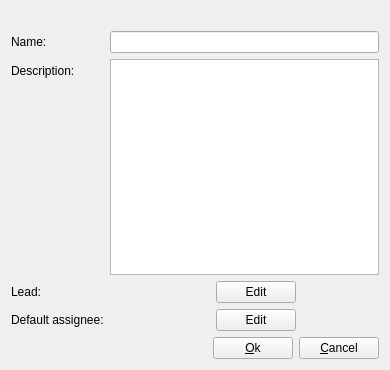
<?xml version="1.0" encoding="UTF-8"?>
<ui version="4.0">
 <class>component</class>
 <widget class="QWidget" name="component">
  <property name="windowModality">
   <enum>Qt::WindowModal</enum>
  </property>
  <property name="geometry">
   <rect>
    <x>0</x>
    <y>0</y>
    <width>390</width>
    <height>370</height>
   </rect>
  </property>
  <property name="windowTitle">
   <string>Form</string>
  </property>
  <layout class="QFormLayout" name="formLayout">
   <item row="0" column="0">
    <widget class="QLabel" name="label_8">
     <property name="text">
      <string/>
     </property>
     <property name="pixmap">
      <pixmap resource="../wolfzilla.qrc">:/images/component.png</pixmap>
     </property>
    </widget>
   </item>
   <item row="1" column="1">
    <widget class="QLineEdit" name="name"/>
   </item>
   <item row="1" column="0">
    <widget class="QLabel" name="label">
     <property name="text">
      <string>Name:</string>
     </property>
    </widget>
   </item>
   <item row="2" column="1">
    <widget class="QTextEdit" name="description"/>
   </item>
   <item row="2" column="0">
    <widget class="QLabel" name="label_2">
     <property name="text">
      <string>Description:</string>
     </property>
    </widget>
   </item>
   <item row="3" column="1">
    <layout class="QHBoxLayout" name="horizontalLayout_5">
     <item>
      <widget class="QLabel" name="lead">
       <property name="minimumSize">
        <size>
         <width>100</width>
         <height>0</height>
        </size>
       </property>
       <property name="sizeIncrement">
        <size>
         <width>0</width>
         <height>0</height>
        </size>
       </property>
       <property name="text">
        <string/>
       </property>
       <property name="dataslot" stdset="0">
        <string>select_user ({main.widgetid}_projectOwner)</string>
       </property>
       <property name="answer" stdset="0">
        <string>User user { id={id}; id2={?}; login {{text}}; firstName {{?}}; lastName {{?}}; email {{?}} }
</string>
       </property>
       <property name="action:select_user" stdset="0">
        <string>readUser user { id={user_change.user.selected} }</string>
       </property>
       <property name="link:user_change" stdset="0">
        <string>{main.widgetid}_projectOwner</string>
       </property>
      </widget>
     </item>
     <item>
      <widget class="QPushButton" name="pushButton_5">
       <property name="text">
        <string>Edit</string>
       </property>
       <property name="form" stdset="0">
        <string>user_select?widgetid={main.widgetid}_componentLead&amp;id={main.id}</string>
       </property>
       <property name="datasignal:destroyed" stdset="0">
        <string>close@{main.widgetid}_projectOwner</string>
       </property>
      </widget>
     </item>
     <item>
      <spacer name="horizontalSpacer_5">
       <property name="orientation">
        <enum>Qt::Horizontal</enum>
       </property>
       <property name="sizeHint" stdset="0">
        <size>
         <width>40</width>
         <height>20</height>
        </size>
       </property>
      </spacer>
     </item>
    </layout>
   </item>
   <item row="4" column="1">
    <layout class="QHBoxLayout" name="horizontalLayout_6">
     <item>
      <widget class="QLabel" name="defaultAssignee">
       <property name="minimumSize">
        <size>
         <width>100</width>
         <height>0</height>
        </size>
       </property>
       <property name="sizeIncrement">
        <size>
         <width>0</width>
         <height>0</height>
        </size>
       </property>
       <property name="text">
        <string/>
       </property>
       <property name="dataslot" stdset="0">
        <string>select_user ({main.widgetid}_projectOwner)</string>
       </property>
       <property name="answer" stdset="0">
        <string>User user { id={id}; id2={?}; login {{text}}; firstName {{?}}; lastName {{?}}; email {{?}} }
</string>
       </property>
       <property name="action:select_user" stdset="0">
        <string>readUser user { id={user_change.user.selected} }</string>
       </property>
       <property name="link:user_change" stdset="0">
        <string>{main.widgetid}_projectOwner</string>
       </property>
      </widget>
     </item>
     <item>
      <widget class="QPushButton" name="pushButton_6">
       <property name="text">
        <string>Edit</string>
       </property>
       <property name="form" stdset="0">
        <string>user_select?widgetid={main.widgetid}_defaultAssignee&amp;id={main.id}</string>
       </property>
       <property name="datasignal:destroyed" stdset="0">
        <string>close@{main.widgetid}_projectOwner</string>
       </property>
      </widget>
     </item>
     <item>
      <spacer name="horizontalSpacer_6">
       <property name="orientation">
        <enum>Qt::Horizontal</enum>
       </property>
       <property name="sizeHint" stdset="0">
        <size>
         <width>40</width>
         <height>20</height>
        </size>
       </property>
      </spacer>
     </item>
    </layout>
   </item>
   <item row="3" column="0">
    <widget class="QLabel" name="label_3">
     <property name="text">
      <string>Lead:</string>
     </property>
    </widget>
   </item>
   <item row="4" column="0">
    <widget class="QLabel" name="label_4">
     <property name="text">
      <string>Default assignee:</string>
     </property>
    </widget>
   </item>
   <item row="5" column="0" colspan="2">
    <layout class="QHBoxLayout" name="horizontalLayout">
     <item>
      <spacer name="horizontalSpacer">
       <property name="orientation">
        <enum>Qt::Horizontal</enum>
       </property>
       <property name="sizeHint" stdset="0">
        <size>
         <width>40</width>
         <height>20</height>
        </size>
       </property>
      </spacer>
     </item>
     <item>
      <widget class="QPushButton" name="select">
       <property name="text">
        <string>&amp;Ok</string>
       </property>
       <property name="autoDefault">
        <bool>false</bool>
       </property>
       <property name="default">
        <bool>false</bool>
       </property>
       <property name="form" stdset="0">
        <string>_CLOSE_</string>
       </property>
       <property name="datasignal:clicked" stdset="0">
        <string>select_user</string>
       </property>
       <property name="state:enabled" stdset="0">
        <string>{user.selected}&gt;0</string>
       </property>
      </widget>
     </item>
     <item>
      <widget class="QPushButton" name="cancel">
       <property name="text">
        <string>&amp;Cancel</string>
       </property>
       <property name="form" stdset="0">
        <string notr="true">_CLOSE_</string>
       </property>
      </widget>
     </item>
    </layout>
   </item>
  </layout>
 </widget>
 <tabstops>
  <tabstop>name</tabstop>
  <tabstop>description</tabstop>
  <tabstop>pushButton_5</tabstop>
  <tabstop>pushButton_6</tabstop>
 </tabstops>
 <resources>
  <include location="../wolfzilla.qrc"/>
 </resources>
 <connections/>
</ui>
